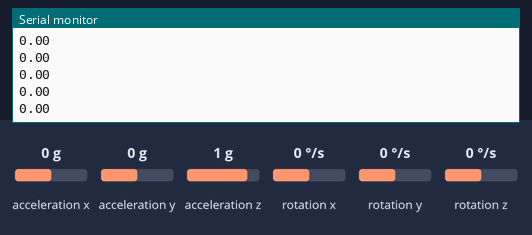
A sketch run on a simulated Arduino Uno, built with avr-gcc and run on an emulated ATmega328P. Shown: the last lines printed to the serial monitor. The test bench sets the inputs (shaded band); at power-on: rotation z 0 °/s, acceleration x 0 g, acceleration y 0 g, acceleration z 1 g, rotation x 0 °/s, rotation y 0 °/s.

Above: at 1.7 s.
1.8 s: rotation z set to -192 °/s
At 2.9 s:
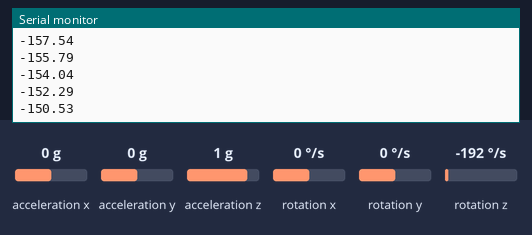
3.3 s: acceleration x set to -1.4 g
At 4.4 s:
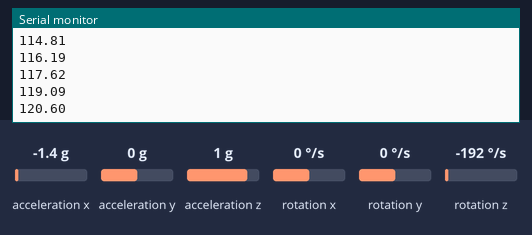
4.8 s: acceleration y set to -1.4 g
At 5.6 s:
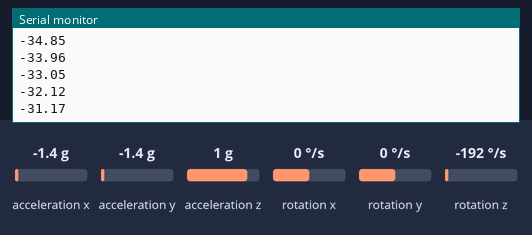
6.3 s: acceleration z set to -1.4 g
At 7.4 s:
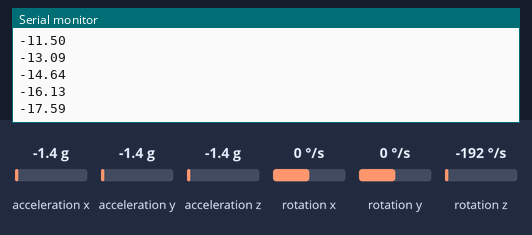
Timing chart, 0 to 8.8 s (numbered marks = the images above; inputs shaded):
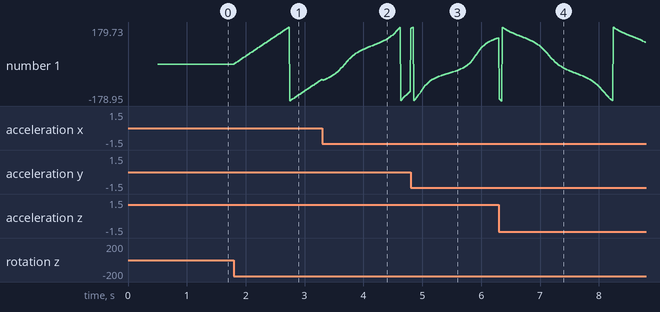

The sketch:

MPUDMP.ino
```cpp
#include "dmp.h"

#include <I2Cdev.h>
#include <MPU6050_6Axis_MotionApps20.h>
dmp mpudmp;

void setup() {
  mpudmp.wire_clockset();
  Serial.begin(115200);
  mpudmp.Init();
}

void loop() {
  Serial.println(mpudmp.getypr(0));
}
```

dmp.cpp
```cpp
#include "Arduino.h"
#include "dmp.h"

MPU6050 mpu;

dmp::dmp() {}

void dmp::wire_clockset() {
#if I2CDEV_IMPLEMENTATION == I2CDEV_ARDUINO_WIRE
  Wire.begin();
  Wire.setClock(400000);
#elif I2CDEV_IMPLEMENTATION == I2CDEV_BUILTIN_FASTWIRE
  Fastwire::setup(400, true);
#endif
}

void dmp::Init() {
  mpu.initialize();
  pinMode(INTERRUPT_PIN, INPUT);
  devStatus = mpu.dmpInitialize();

  mpu.setXGyroOffset(Xgyro);
  mpu.setYGyroOffset(Ygyro);
  mpu.setZGyroOffset(Zgyro);
  mpu.setZAccelOffset(Zaccel);

  if (devStatus == 0) {
    mpu.CalibrateAccel(6);
    mpu.CalibrateGyro(6);
    mpu.PrintActiveOffsets();
    mpu.setDMPEnabled(true);

    mpuIntStatus = mpu.getIntStatus();
    dmpReady = true;
    packetSize = mpu.dmpGetFIFOPacketSize();
  } else {
    Serial.print(F("DMP Initialization failed (code "));
    Serial.print(devStatus);
    Serial.println(F(")"));
  }
}

float dmp::getZ() {
  if (mpu.dmpGetCurrentFIFOPacket(fifoBuffer)) {
#ifdef OUTPUT_READABLE_YAWPITCHROLL
    mpu.dmpGetQuaternion(&q, fifoBuffer);
    mpu.dmpGetGravity(&gravity, &q);
    mpu.dmpGetYawPitchRoll(ypr, &q, &gravity);
    return (ypr[0] * 180 / M_PI);
#endif
  }
}

float dmp::getypr(uint8_t choose) {
  choose_ = choose;
  if (mpu.dmpGetCurrentFIFOPacket(fifoBuffer)) {
#ifdef OUTPUT_READABLE_YAWPITCHROLL
    mpu.dmpGetQuaternion(&q, fifoBuffer);
    mpu.dmpGetGravity(&gravity, &q);
    mpu.dmpGetYawPitchRoll(ypr, &q, &gravity);
    return (ypr[choose_] * 180 / M_PI);
#endif
  }
}
```

dmp.h
```cpp
#ifndef DMP_H
#define DMP_H
#include "Arduino.h"

#include <I2Cdev.h>
#include <MPU6050_6Axis_MotionApps20.h>

#if I2CDEV_IMPLEMENTATION == I2CDEV_ARDUINO_WIRE
#include "Wire.h"
#endif

#define OUTPUT_READABLE_YAWPITCHROLL
#define INTERRUPT_PIN 4
#define Xgyro 220
#define Ygyro 76
#define Zgyro -85
#define Zaccel 1788  // 1688 factory default for my test chip

class dmp {
  public:
    dmp();
    void wire_clockset();
    void Init();
    float getZ();
    float getypr(uint8_t choose);
  private:
    bool dmpReady = false;
    uint8_t mpuIntStatus;
    uint8_t devStatus;
    uint8_t packetSize;
    uint16_t fifoCount;
    uint8_t fifoBuffer[64];
    Quaternion q;
    VectorFloat gravity;
    float ypr[3];
    uint8_t choose_;
};

#endif
```

Measured:
- after the input at 1.8 s, the serial monitor: prints a new line at once (image 1)
- plotted number 1: 0 → -73.61 after the input at 1.8 s
